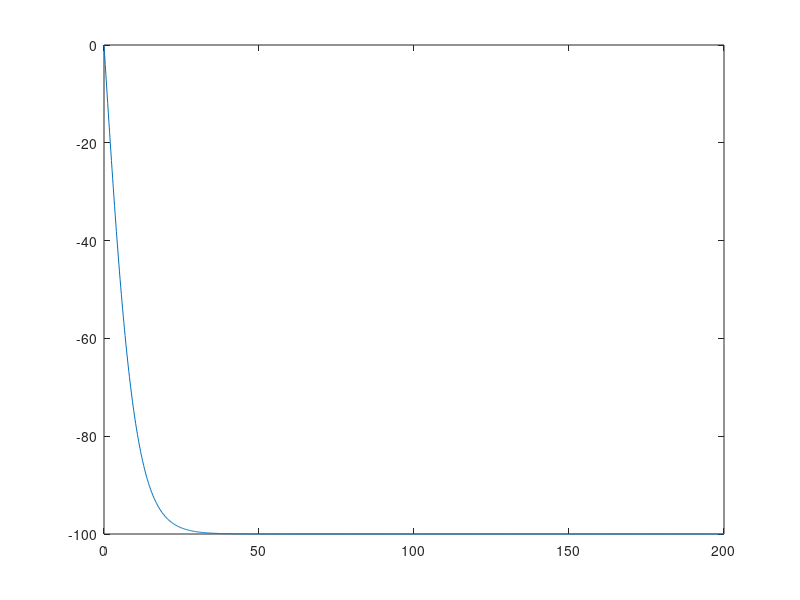

Write MATLAB code to recreate this figure.
clc
clear
n = 1000; % number of subintervals
dt = 0.2; % subinterval
v(1) = 0; % initial velocity
t(1) = 0; % initial time
for i = 2:n+1 % looping
a = -10+0.001*v(i-1)*v(i-1); % compute acceleration at 
v(i) = v(i-1)+dt*a; 
t(i) = t(i-1)+dt;
end
plot(t,v)